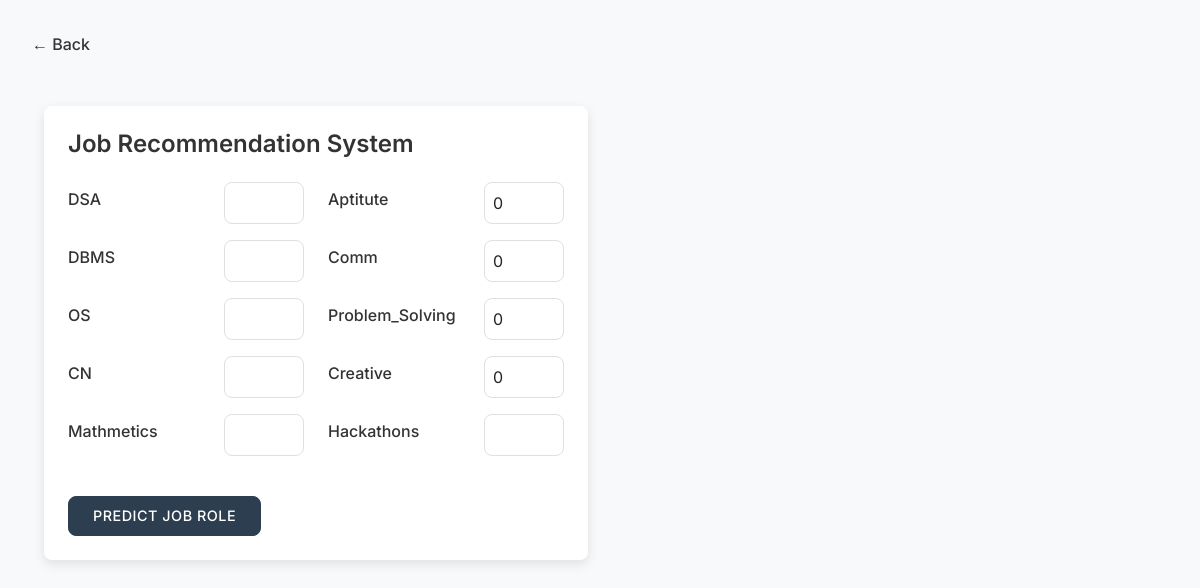
The app's page /job_recommendation (signed in), older data.
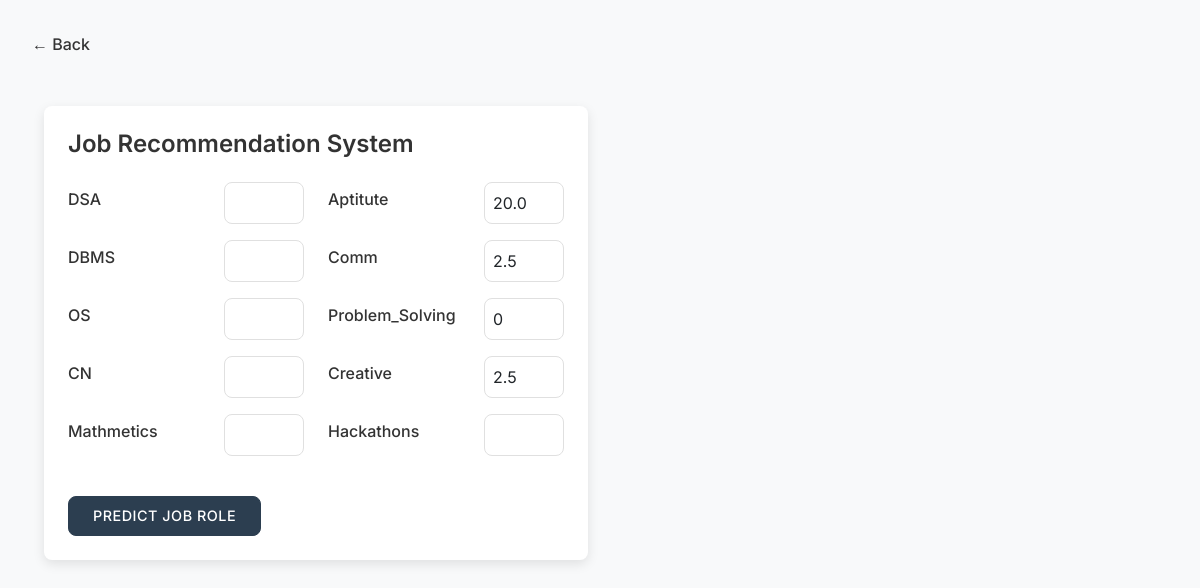
The same page, newer data.
### app.py (models this page shows)
class Assessment(db.Model):
    id = db.Column(db.Integer, primary_key=True)
    user_id = db.Column(db.Integer, db.ForeignKey('user.id'), nullable=False)
    assessment_type = db.Column(db.String(50), nullable=False)
    score = db.Column(db.Float)
    date_taken = db.Column(db.DateTime, default=datetime.utcnow)

### app.py (the view, shortened to what this page needs)
@app.route('/job_recommendation', methods=['GET', 'POST'])
@login_required
def job_recommendation():
    test_scores = {}  # Default empty dictionary for test_scores
    aptitude = Assessment.query.filter_by(user_id=current_user.id, assessment_type='Aptitude Test').order_by(Assessment.date_taken.desc()).first()
    communication = Assessment.query.filter_by(user_id=current_user.id, assessment_type='Communication Test').order_by(Assessment.date_taken.desc()).first()
    problem_solving = Assessment.query.filter_by(user_id=current_user.id, assessment_type='Coding Test').order_by(Assessment.date_taken.desc()).first()
    creative = Assessment.query.filter_by(user_id=current_user.id, assessment_type='Creativity Test').order_by(Assessment.date_taken.desc()).first()
    test_scores = {
        "Aptitute": aptitude.score if aptitude else 0,
        "Comm": communication.score if communication else 0,
        "Problem_Solving": problem_solving.score if problem_solving else 0,
        "Creative": creative.score if creative else 0
    }
    return render_template('job_recommendation.html', test_scores=test_scores)

### app.py (called while the page is built)
@login_manager.user_loader
def load_user(user_id):
    return User.query.get(int(user_id))

### templates/job_recommendation.html (shortened to what this page needs)
<!DOCTYPE html>
<html lang="en">
<head>
    <link rel="stylesheet" href="https://cdn.jsdelivr.net/npm/bootstrap@5.3.0/dist/css/bootstrap.min.css">
</head>
<body>
    <button onclick="window.history.back()" class="back-button">&#8592; Back</button>
    <div class="container mt-4">
        <div class="row">
            <div class="col-md-6">
                <div class="form-card">
                    <h4 class="mb-4">Job Recommendation System</h4>
                    <form method="POST">
                        <div class="row">
                            <div class="col-md-6">
                                {% for subject in ["DSA", "DBMS", "OS", "CN", "Mathmetics"] %}
                                <div class="row mb-3 align-items-center">
                                    <div class="col">
                                        <label class="form-label">{{ subject }}</label>
                                    </div>
                                    <div class="col-auto">
                                        <input type="number" class="form-control small-input" name="{{ subject }}" min="0" max="100" required>
                                    </div>
                                </div>
                                {% endfor %}
                            </div>
                            <div class="col-md-6">
                                {% for subject in ["Aptitute", "Comm", "Problem_Solving", "Creative"] %}
                                <div class="row mb-3 align-items-center">
                                    <div class="col">
                                        <label class="form-label">{{ subject }}</label>
                                    </div>
                                    <div class="col-auto">
                                        <input type="number" class="form-control small-input" name="{{ subject }}" value="{{ test_scores.get(subject, '') }}" readonly required>
                                    </div>
                                </div>
                                {% endfor %}
                                <div class="row mb-3 align-items-center">
                                    <div class="col">
                                        <label class="form-label">Hackathons</label>
                                    </div>
                                    <div class="col-auto">
                                        <input type="number" class="form-control small-input" name="Hackathons" min="0" required>
                                    </div>
                                </div>
                            </div>
                        </div>
                        <div class="mt-4">
                            <button type="submit" class="btn btn-primary">Predict Job Role</button>
                        </div>
                    </form>
                </div>
            </div>
            <div class="col-md-6">
            </div>
        </div>
    </div>
</body>
</html>

Row changes from the older to the newer data that the page shows:
now on this page (row edited): Assessment: Aptitute "20.0"
added Assessment: Comm "2.5"
now on this page (row edited): Assessment: Creative "2.5"
Text that changed along with them:
list line gone: "0"
